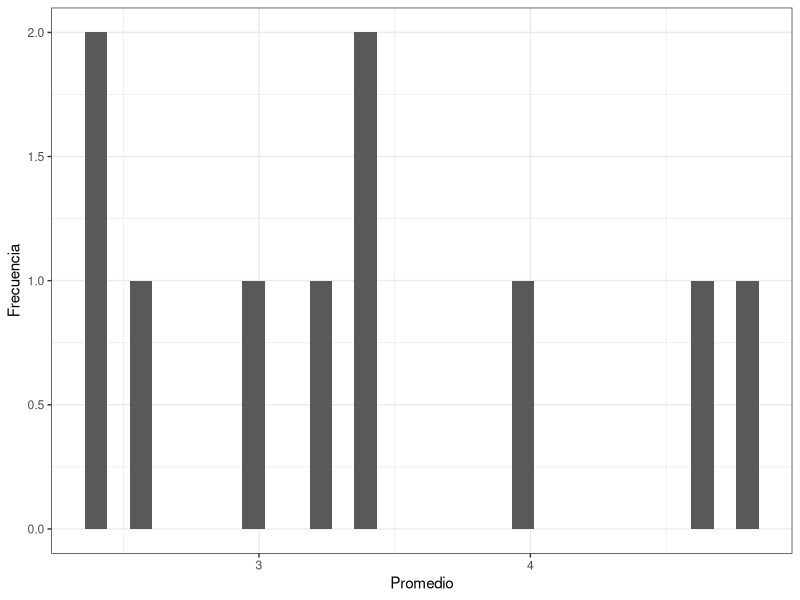
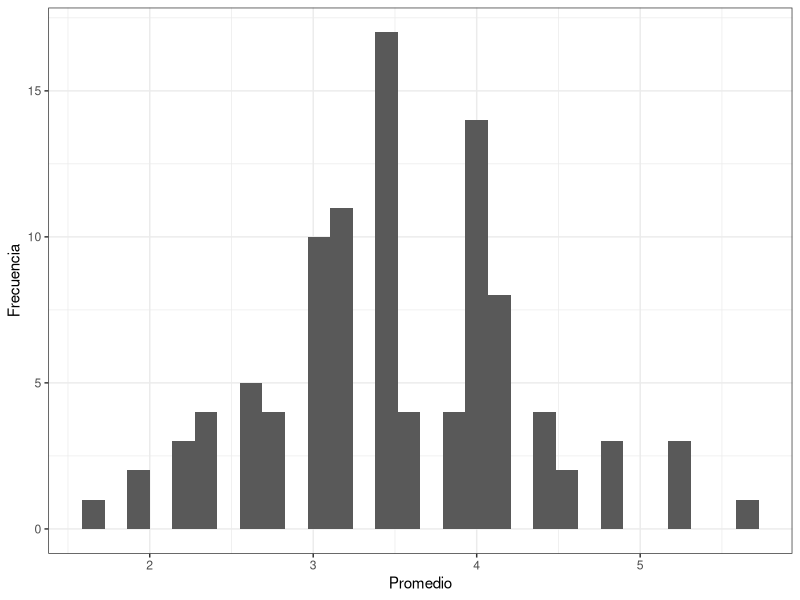
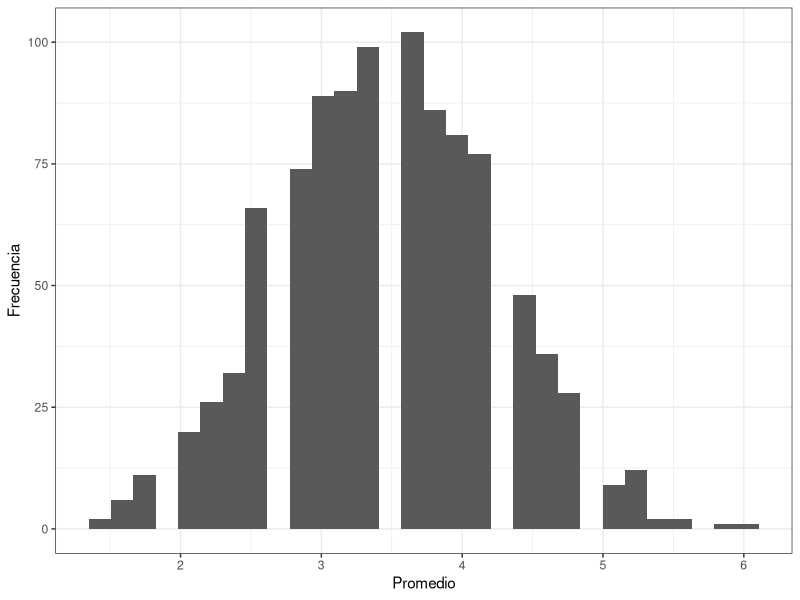
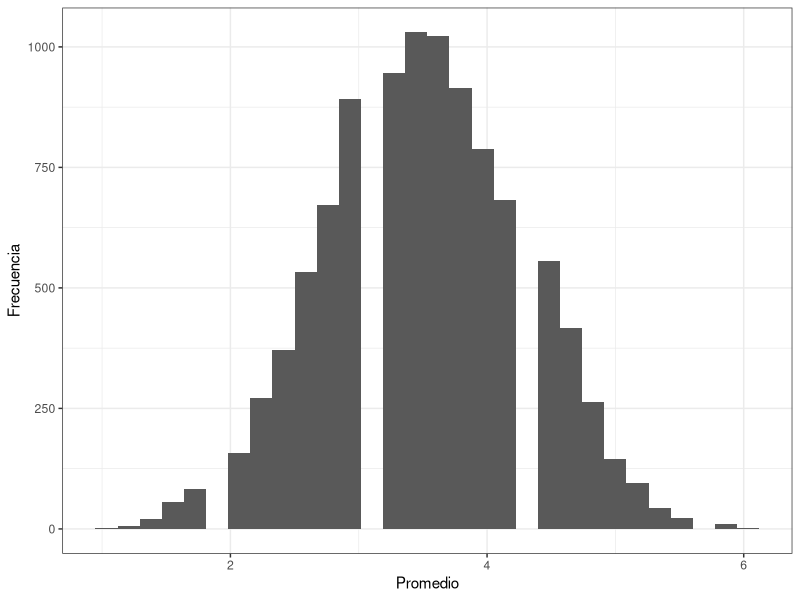
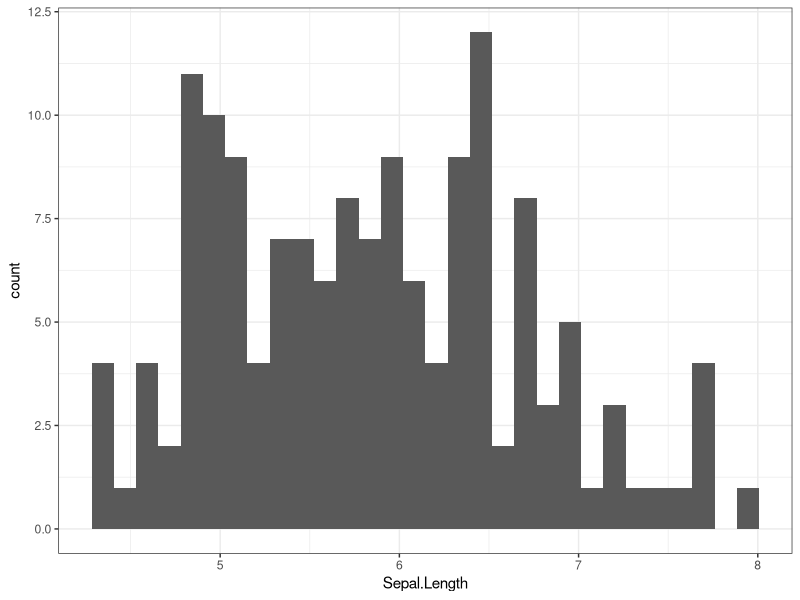
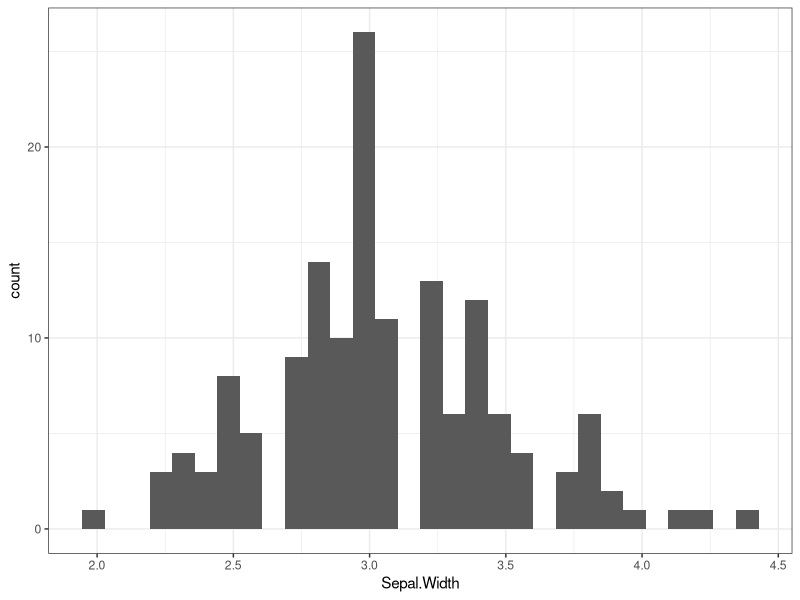
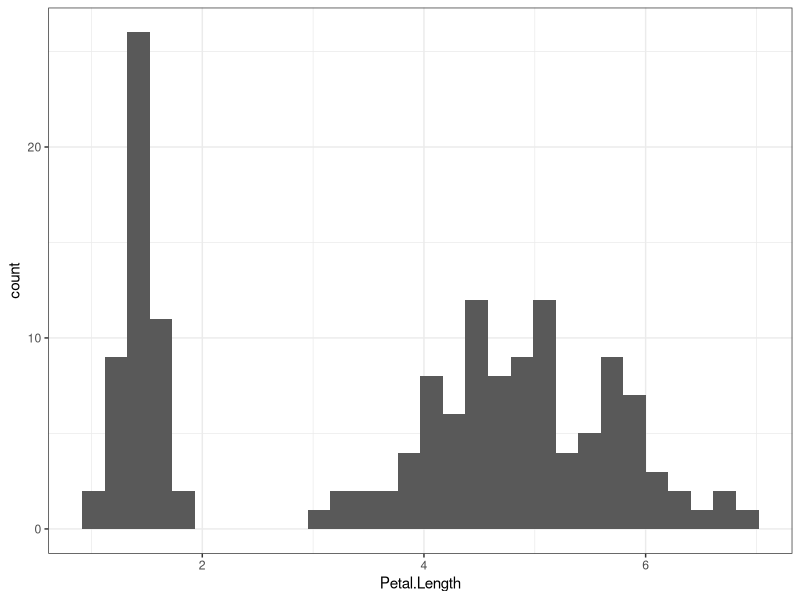
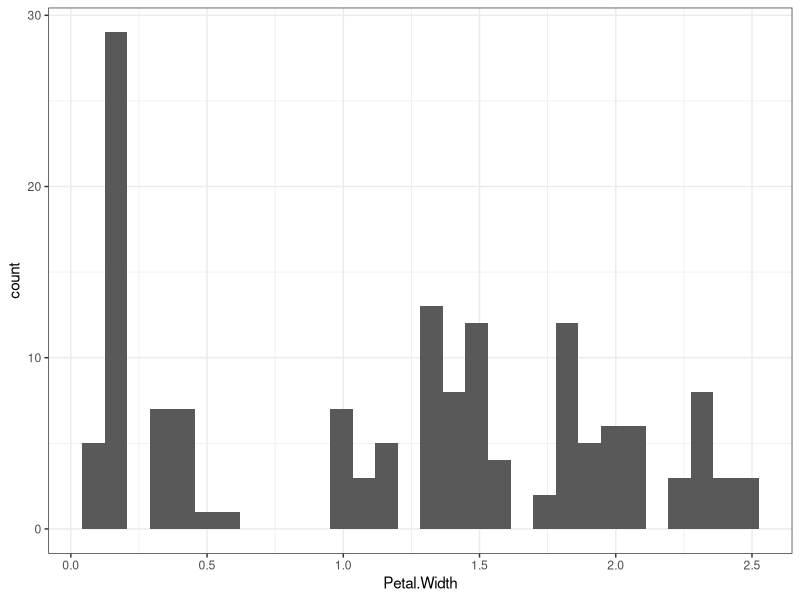

These charts were generated, in order, by the following R code:
## ---- chunk 1
knitr::opts_chunk$set(echo = TRUE)
## ---- chunk 2
library(dplyr)
library(ggplot2)

## ---- chunk 3
dummy_data <- data.frame(id=c(1,2,3,4,NA),
              horas_estudio=c(2, 5, 4, 2, 1),
              horas_recre=c(4, 2, 4, 3, 1),
              edad = c(20, 15, 16, 22, 20))

summary(dummy_data)
## ---- chunk 4
is.na(dummy_data)

# podemos acompañarlo con la función sum(), para saber el total de NA's 
sum(is.na(dummy_data))

# También, es posible utilizar la función which() para determinar el sitio
# en la columna donde se encuentra el NA. En este caso, conocemos que el NA 
# se encuentra en la columna id, ahora identificaremos su posición

which(is.na(dummy_data$id))

# Es así, como determinamos qué el valor faltante se encuentra en el quinto
# lugar de la columna id
## ---- chunk 5
sapply(dummy_data, function(y) sum(length(which(is.na(y)))))
## ---- chunk 6
dummy_data$id[is.na(dummy_data$id)] = 5
dummy_data
## ---- chunk 7
dummy_data <- data.frame(id=c(1,2,3,4,NA),
              horas_estudio=c(2, 5, 4, 2, 1),
              horas_recre=c(4, 2, 4, 3, 1),
              edad = c(20, 15, 16, 22, 20))

na.omit(dummy_data)
## ---- chunk 8
dummy_data_2 <- data.frame(id=c(1,2,3,4,NA,6,7,8,9,10,11,12),
                           horas_estudio=c(NA,5,4,2,1,3,NA,2,4,3,5,NA),
                           horas_recre=c(9,NA,8,3,NA,8,5,6,8,NA,4,7),
                           edad = c(20,15,NA,22,NA,17,18,NA,18,20,18,15))

# contando NA's por columna
sapply(dummy_data_2, function(y) sum(length(which(is.na(y)))))
## ---- chunk 9
na.omit(dummy_data_2)
## ---- chunk 10
dummy_data_2 <- data.frame(id=c(1,2,3,4,NA,6,7,8,9,10,11,12),
                           horas_estudio=c(NA,5,4,2,1,3,NA,2,4,3,5,NA),
                           horas_recre=c(9,NA,8,3,NA,8,5,6,8,NA,4,7),
                           edad = c(20,15,NA,22,NA,17,18,NA,18,20,18,15))

dummy_data_2[is.na(dummy_data_2)] = 0

dummy_data_2

## ---- chunk 11
dummy_data_2 <- data.frame(id=c(1,2,3,4,NA,6,7,8,9,10,11,12),
                           horas_estudio=c(NA,5,4,2,1,3,NA,2,4,3,5,NA),
                           horas_recre=c(9,NA,8,3,NA,8,5,6,8,NA,4,7),
                           edad = c(20,15,NA,22,NA,17,18,NA,18,20,18,15))

mean(dummy_data_2$horas_estudio, na.rm = TRUE)
dummy_data_2$horas_estudio[is.na(dummy_data_2$horas_estudio)]=2.4

mean(dummy_data_2$horas_recre, na.rm = TRUE)
dummy_data_2$horas_recre[is.na(dummy_data_2$horas_recre)] = 4.8

mean(dummy_data_2$edad, na.rm = TRUE)
dummy_data_2$edad[is.na(dummy_data_2$edad)] = 13

dummy_data_2
## ---- chunk 12
quantile(iris$Sepal.Length)

## ---- chunk 13
identificando_cuartiles <- function(x){
  if(x <= 5.1) print('debajo Q1')
  if(x > 5.1 & x <= 5.8) print('entre Q1 y Q2')
  if(x >5.8 & x <= 6.4) print('entre Q2 y Q3')
  if(x > 6.4) print('superior a Q3')
}

identificando_cuartiles(6.5)
## ---- chunk 14
iris_df <- iris

quantile(iris_df$Sepal.Length)

iris_df_cuartil <- iris_df %>%
  mutate(cuartil = case_when(Sepal.Length <= 5.1 ~ '< Q1',
                             Sepal.Length > 5.1 & Sepal.Length <= 5.8 ~ 'Q1 & Q2',
                             Sepal.Length > 5.8 & Sepal.Length <= 6.4 ~ 'Q1 & Q3',
                             Sepal.Length > 6.4 ~ '> Q3'))

head(iris_df_cuartil)
## ---- chunk 15
iris_df <- iris
iris_nueva <- c(5.222,NA,NA,NA,NA)

new_iris <- rbind(iris_nueva, iris_df)

head(new_iris %>%
       mutate(cuartil = case_when(Sepal.Length <= 5.1 ~ '< Q1',
                                             Sepal.Length > 5.1 & Sepal.Length <= 5.8 ~ 'Q1 & Q2',
                                             Sepal.Length > 5.8 & Sepal.Length <= 6.4 ~ 'Q1 & Q3',
                                             Sepal.Length > 6.4 ~ '> Q3')),1)
## ---- chunk 16
set.seed(123)
vectorcito <- seq(1, 100000, by = 1)

vectorcito_muestra <- sample(vectorcito, size = 20000)

length(vectorcito_muestra)

## ---- chunk 17
set.seed(123)
iris_muestra <- slice_sample(iris, n = 100)

summary(iris_muestra)
summary(iris)
## ---- chunk 18
set.seed(123)
vector_2 <- seq(1,100, by = 1)
vector_boot <- sample(vector_2, size = 300, replace = TRUE)
length(vector_boot)
## ---- chunk 19
set.seed(123)

iris_boot <- slice_sample(iris, n = 300, replace = TRUE)

summary(iris_boot)

## ---- chunk 20
punif(5, min = 0, max = 6)

## ---- chunk 21
punif(5, min = 0, max = 6, lower.tail = FALSE)
## ---- chunk 22
punif(5, min = 0, max = 6) - punif(3, min = 0, max = 6)
## ---- chunk 23
pnorm(154, mean = 161, sd = 7)
## ---- chunk 24
pnorm(154, mean = 161, sd = 7, lower.tail = FALSE)
## ---- chunk 25
pnorm(157, mean = 161, sd = 7) - pnorm(154, mean = 161, sd = 7)
## ---- chunk 26
qnorm(0.9, mean = 161, sd = 7)
## ---- chunk 27
qnorm(0.9, mean = 161, sd = 7, lower.tail =FALSE)
## ---- chunk 28
qnorm(0.1, mean = 161, sd = 7)
## ---- chunk 29
dado <- seq(1,6,1)
## ---- chunk 30
set.seed(123)
replicate(10, sample(dado, 5, replace = TRUE) %>%
                     mean()) %>% as.data.frame() %>%
  ggplot(aes(x = .)) + geom_histogram() +
  theme_bw() + xlab('Promedio') + ylab('Frecuencia')
## ---- chunk 31
set.seed(123)
replicate(100, sample(dado, 5, replace = TRUE) %>%
                     mean()) %>% as.data.frame() %>%
  ggplot(aes(x = .)) + geom_histogram() +
  theme_bw() + xlab('Promedio') + ylab('Frecuencia')

## ---- chunk 32
set.seed(123)
replicate(1000, sample(dado, 5, replace = TRUE) %>%
                     mean()) %>% as.data.frame() %>%
  ggplot(aes(x = .)) + geom_histogram() +
  theme_bw() + xlab('Promedio') + ylab('Frecuencia')
## ---- chunk 33
set.seed(123)
replicate(10000, sample(dado, 5, replace = TRUE) %>%
                     mean()) %>% as.data.frame() %>%
  ggplot(aes(x = .)) + geom_histogram() +
  theme_bw() + xlab('Promedio') + ylab('Frecuencia')
## ---- chunk 34
set.seed(123)
rbinom(1, 1, 0.5)
## ---- chunk 35
set.seed(123)
rbinom(7, 5, 0.5)
## ---- chunk 36
set.seed(123)
rbinom(10, 1, 0.3)
## ---- chunk 37
ggplot(iris, aes(Sepal.Length)) +
  geom_histogram() +
  theme_bw()
## ---- chunk 38
ggplot(iris, aes(Sepal.Width)) +
  geom_histogram() +
  theme_bw()
## ---- chunk 39
ggplot(iris, aes(Petal.Length)) +
  geom_histogram() +
  theme_bw()
## ---- chunk 40
ggplot(iris, aes(Petal.Width)) +
  geom_histogram() +
  theme_bw()
